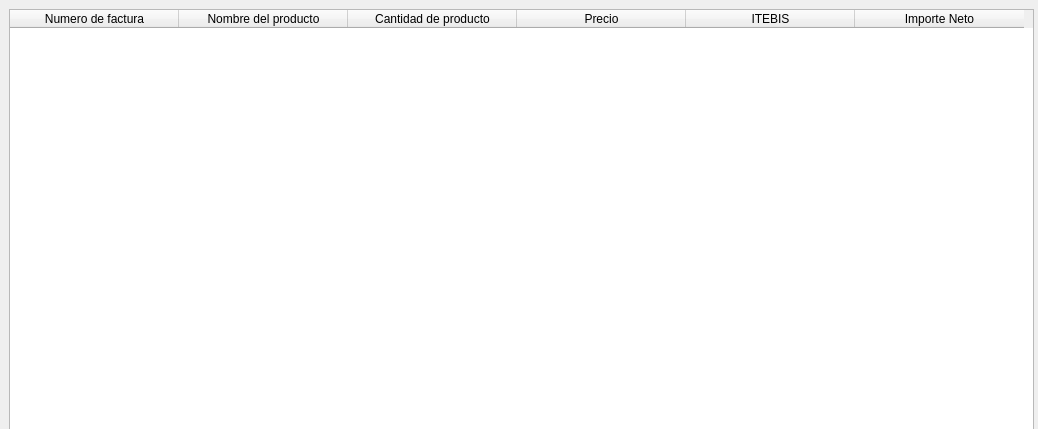
<?xml version="1.0" encoding="UTF-8"?>
<ui version="4.0">
 <class>Detalle</class>
 <widget class="QMainWindow" name="Detalle">
  <property name="geometry">
   <rect>
    <x>0</x>
    <y>0</y>
    <width>1038</width>
    <height>429</height>
   </rect>
  </property>
  <property name="minimumSize">
   <size>
    <width>1038</width>
    <height>429</height>
   </size>
  </property>
  <property name="maximumSize">
   <size>
    <width>1038</width>
    <height>429</height>
   </size>
  </property>
  <property name="windowTitle">
   <string>Detalles</string>
  </property>
  <widget class="QWidget" name="centralwidget">
   <layout class="QVBoxLayout" name="verticalLayout">
    <item>
     <widget class="QTableWidget" name="tabladet">
      <property name="enabled">
       <bool>true</bool>
      </property>
      <property name="sizePolicy">
       <sizepolicy hsizetype="Expanding" vsizetype="Minimum">
        <horstretch>0</horstretch>
        <verstretch>0</verstretch>
       </sizepolicy>
      </property>
      <property name="minimumSize">
       <size>
        <width>1025</width>
        <height>500</height>
       </size>
      </property>
      <property name="maximumSize">
       <size>
        <width>1025</width>
        <height>500</height>
       </size>
      </property>
      <property name="sizeIncrement">
       <size>
        <width>1016</width>
        <height>407</height>
       </size>
      </property>
      <property name="editTriggers">
       <set>QAbstractItemView::NoEditTriggers</set>
      </property>
      <attribute name="horizontalHeaderDefaultSectionSize">
       <number>169</number>
      </attribute>
      <attribute name="horizontalHeaderMinimumSectionSize">
       <number>120</number>
      </attribute>
      <column>
       <property name="text">
        <string>Numero de factura</string>
       </property>
       <property name="textAlignment">
        <set>AlignCenter</set>
       </property>
      </column>
      <column>
       <property name="text">
        <string>Nombre del producto</string>
       </property>
       <property name="textAlignment">
        <set>AlignCenter</set>
       </property>
      </column>
      <column>
       <property name="text">
        <string>Cantidad de producto</string>
       </property>
       <property name="textAlignment">
        <set>AlignCenter</set>
       </property>
      </column>
      <column>
       <property name="text">
        <string>Precio</string>
       </property>
       <property name="textAlignment">
        <set>AlignCenter</set>
       </property>
      </column>
      <column>
       <property name="text">
        <string>ITEBIS</string>
       </property>
       <property name="textAlignment">
        <set>AlignCenter</set>
       </property>
      </column>
      <column>
       <property name="text">
        <string>Importe Neto</string>
       </property>
       <property name="textAlignment">
        <set>AlignCenter</set>
       </property>
      </column>
     </widget>
    </item>
   </layout>
  </widget>
 </widget>
 <resources/>
 <connections/>
</ui>
